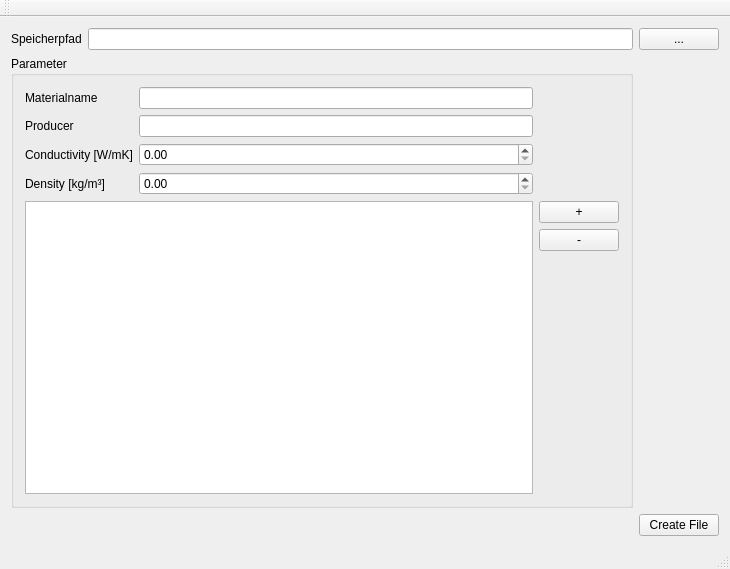
<?xml version="1.0" encoding="UTF-8"?>
<ui version="4.0">
 <class>MainWindow</class>
 <widget class="QMainWindow" name="MainWindow">
  <property name="geometry">
   <rect>
    <x>0</x>
    <y>0</y>
    <width>730</width>
    <height>569</height>
   </rect>
  </property>
  <property name="windowTitle">
   <string>MainWindow</string>
  </property>
  <widget class="QWidget" name="centralWidget">
   <layout class="QGridLayout" name="gridLayout_2">
    <item row="0" column="0">
     <widget class="QLabel" name="label">
      <property name="text">
       <string>Speicherpfad</string>
      </property>
     </widget>
    </item>
    <item row="0" column="2">
     <widget class="QPushButton" name="pushButton_M6File">
      <property name="text">
       <string>...</string>
      </property>
     </widget>
    </item>
    <item row="1" column="0" rowspan="2" colspan="2">
     <widget class="QGroupBox" name="groupBox">
      <property name="title">
       <string>Parameter</string>
      </property>
      <layout class="QGridLayout" name="gridLayout">
       <item row="2" column="0">
        <widget class="QLabel" name="label_3">
         <property name="text">
          <string>Conductivity [W/mK]</string>
         </property>
        </widget>
       </item>
       <item row="0" column="0">
        <widget class="QLabel" name="label_4">
         <property name="text">
          <string>Materialname</string>
         </property>
        </widget>
       </item>
       <item row="6" column="2">
        <spacer name="verticalSpacer_2">
         <property name="orientation">
          <enum>Qt::Vertical</enum>
         </property>
         <property name="sizeHint" stdset="0">
          <size>
           <width>20</width>
           <height>40</height>
          </size>
         </property>
        </spacer>
       </item>
       <item row="4" column="2">
        <widget class="QPushButton" name="pushButton_AddRow">
         <property name="text">
          <string>+</string>
         </property>
        </widget>
       </item>
       <item row="4" column="0" rowspan="4" colspan="2">
        <widget class="QTableWidget" name="tableWidget"/>
       </item>
       <item row="1" column="0">
        <widget class="QLabel" name="label_5">
         <property name="text">
          <string>Producer</string>
         </property>
        </widget>
       </item>
       <item row="3" column="0">
        <widget class="QLabel" name="label_2">
         <property name="text">
          <string>Density [kg/m³]</string>
         </property>
        </widget>
       </item>
       <item row="0" column="1">
        <widget class="QLineEdit" name="lineEdit_Filename"/>
       </item>
       <item row="3" column="1">
        <widget class="QDoubleSpinBox" name="doubleSpinBox_Rho"/>
       </item>
       <item row="2" column="1">
        <widget class="QDoubleSpinBox" name="doubleSpinBox_Lambda"/>
       </item>
       <item row="1" column="1">
        <widget class="QLineEdit" name="lineEdit_Producer"/>
       </item>
       <item row="5" column="2">
        <widget class="QPushButton" name="pushButton_DeleteRow">
         <property name="text">
          <string>-</string>
         </property>
        </widget>
       </item>
      </layout>
     </widget>
    </item>
    <item row="0" column="1">
     <widget class="QLineEdit" name="lineEdit_M6File"/>
    </item>
    <item row="1" column="2">
     <spacer name="verticalSpacer">
      <property name="orientation">
       <enum>Qt::Vertical</enum>
      </property>
      <property name="sizeHint" stdset="0">
       <size>
        <width>20</width>
        <height>435</height>
       </size>
      </property>
     </spacer>
    </item>
    <item row="3" column="2">
     <widget class="QPushButton" name="pushButton_Create">
      <property name="text">
       <string>Create File</string>
      </property>
     </widget>
    </item>
    <item row="3" column="0" colspan="2">
     <spacer name="horizontalSpacer">
      <property name="orientation">
       <enum>Qt::Horizontal</enum>
      </property>
      <property name="sizeHint" stdset="0">
       <size>
        <width>40</width>
        <height>20</height>
       </size>
      </property>
     </spacer>
    </item>
   </layout>
  </widget>
  <widget class="QMenuBar" name="menuBar">
   <property name="geometry">
    <rect>
     <x>0</x>
     <y>0</y>
     <width>730</width>
     <height>22</height>
    </rect>
   </property>
  </widget>
  <widget class="QToolBar" name="mainToolBar">
   <attribute name="toolBarArea">
    <enum>TopToolBarArea</enum>
   </attribute>
   <attribute name="toolBarBreak">
    <bool>false</bool>
   </attribute>
  </widget>
  <widget class="QStatusBar" name="statusBar"/>
 </widget>
 <layoutdefault spacing="6" margin="11"/>
 <resources/>
 <connections/>
</ui>
